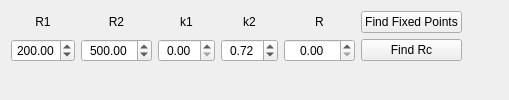
      <widget class="QWidget" name="stability">
       <attribute name="title">
        <string>Stability Analysis</string>
       </attribute>
       <layout class="QGridLayout" name="gridLayout_8">
        <item row="1" column="0">
         <widget class="QDoubleSpinBox" name="stR1">
          <property name="alignment">
           <set>Qt::AlignCenter</set>
          </property>
          <property name="maximum">
           <double>500.000000000000000</double>
          </property>
          <property name="value">
           <double>200.000000000000000</double>
          </property>
         </widget>
        </item>
        <item row="0" column="0">
         <widget class="QLabel" name="label_45">
          <property name="text">
           <string>R1</string>
          </property>
          <property name="alignment">
           <set>Qt::AlignCenter</set>
          </property>
         </widget>
        </item>
        <item row="2" column="0" colspan="12">
         <widget class="QWidget" name="widget_2" native="true">
          <layout class="QVBoxLayout" name="stability_plots"/>
         </widget>
        </item>
        <item row="0" column="1">
         <widget class="QLabel" name="label_46">
          <property name="text">
           <string>R2</string>
          </property>
          <property name="alignment">
           <set>Qt::AlignCenter</set>
          </property>
         </widget>
        </item>
        <item row="1" column="1">
         <widget class="QDoubleSpinBox" name="stR2">
          <property name="alignment">
           <set>Qt::AlignCenter</set>
          </property>
          <property name="maximum">
           <double>1000.000000000000000</double>
          </property>
          <property name="singleStep">
           <double>1.000000000000000</double>
          </property>
          <property name="value">
           <double>500.000000000000000</double>
          </property>
         </widget>
        </item>
        <item row="0" column="2">
         <widget class="QLabel" name="label_47">
          <property name="text">
           <string>k1</string>
          </property>
          <property name="alignment">
           <set>Qt::AlignCenter</set>
          </property>
         </widget>
        </item>
        <item row="1" column="2">
         <widget class="QDoubleSpinBox" name="stk1">
          <property name="alignment">
           <set>Qt::AlignCenter</set>
          </property>
          <property name="maximum">
           <double>10.000000000000000</double>
          </property>
          <property name="singleStep">
           <double>0.001000000000000</double>
          </property>
         </widget>
        </item>
        <item row="0" column="3">
         <widget class="QLabel" name="label_48">
          <property name="text">
           <string>k2</string>
          </property>
          <property name="alignment">
           <set>Qt::AlignCenter</set>
          </property>
         </widget>
        </item>
        <item row="1" column="3">
         <widget class="QDoubleSpinBox" name="stk2">
          <property name="alignment">
           <set>Qt::AlignCenter</set>
          </property>
          <property name="maximum">
           <double>10.000000000000000</double>
          </property>
          <property name="singleStep">
           <double>0.001000000000000</double>
          </property>
          <property name="value">
           <double>0.720000000000000</double>
          </property>
         </widget>
        </item>
        <item row="0" column="4">
         <widget class="QLabel" name="label_49">
          <property name="text">
           <string>R</string>
          </property>
          <property name="alignment">
           <set>Qt::AlignCenter</set>
          </property>
         </widget>
        </item>
        <item row="1" column="4">
         <widget class="QDoubleSpinBox" name="stR">
          <property name="alignment">
           <set>Qt::AlignCenter</set>
          </property>
          <property name="maximum">
           <double>1000.000000000000000</double>
          </property>
          <property name="singleStep">
           <double>0.100000000000000</double>
          </property>
         </widget>
        </item>
        <item row="0" column="5">
         <widget class="QPushButton" name="stFix">
          <property name="text">
           <string>Find Fixed Points</string>
          </property>
         </widget>
        </item>
        <item row="1" column="5">
         <widget class="QPushButton" name="stRc">
          <property name="text">
           <string>Find Rc</string>
          </property>
         </widget>
        </item>
       </layout>
      </widget>
